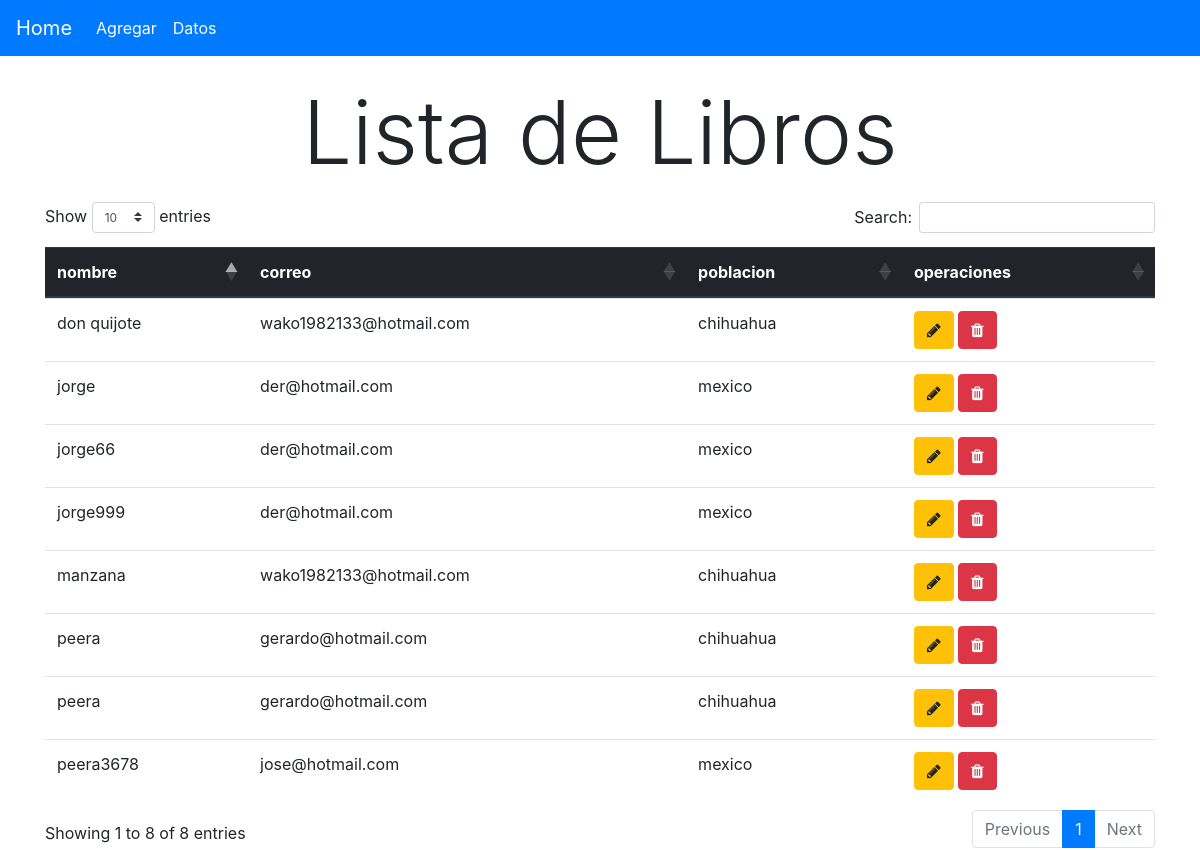
The app's page /listar/ with its own data.
### blog/models.py (models this page shows, shortened)
class Libro(models.Model):
    nombre=models.CharField(max_length=100)
    correo=models.EmailField()
    poblacion=models.CharField(max_length=100)
    class Meta:
        verbose_name_plural = 'Libros'

### blog/views.py (the view)
# urls.py: path('listar/',views.listar,name='listar'),
def listar(request):
    lib = Libro.objects.all()
    data={
        'lib':lib
    }
    return render(request,'listar.html',data)

### blog/templates/listar.html (shortened to what this page needs)
{% load static %}
<!doctype html>
<html lang="en">
  <head>
    <link rel="stylesheet" href="https://stackpath.bootstrapcdn.com/bootstrap/4.5.0/css/bootstrap.min.css">
    <link href="https://stackpath.bootstrapcdn.com/font-awesome/4.7.0/css/font-awesome.min.css" rel="stylesheet">
    <link rel="stylesheet" href="https://cdnjs.cloudflare.com/ajax/libs/twitter-bootstrap/4.1.3/css/bootstrap.css">
    <link rel="stylesheet" href="https://cdn.datatables.net/1.10.21/css/dataTables.bootstrap4.min.css">
  </head>
  <body>
    <nav class="navbar navbar-expand-lg navbar-light bg-primary">
      <a class="navbar-brand text-white" href="{% url 'index'%}">Home</a>
      <div class="collapse navbar-collapse" id="navbarNav">
        <ul class="navbar-nav ">
          <li class="nav-item">
            <a class="nav-link text-white " href="{% url 'nuevo'%}">Agregar</a>
          </li>
          <li class="nav-item">
            <a class="nav-link text-white" href="{% url 'listar'%}">Datos</a>
          </li>
        </ul>
      </div>
    </nav>
      <div class="container">
        <h1 class="mt-4 mb-3 text-center display-2">Lista de Libros</h1>
        <table class="table" id="example">
            <thead class="thead-dark">
                <tr>
                    <th>nombre</th>
                    <th>correo</th>
                    <th>poblacion</th>
                    <th>operaciones</th>
                </tr>
            </thead>
            <tbody>
                {% for i in lib %}
                <tr>
                    <td>{{i.nombre}}</td>
                    <td>{{i.correo}}</td>
                    <td>{{i.poblacion}}</td>
                    <td>
                        <a class="btn btn-warning" href="#" onclick="editarelemento({{i.id}})">
                            <i class="fa fa-pencil"></i>
                        </a>
                        <a class="btn btn-danger" href="#" onclick="confirmareliminacion({{i.id}})">
                          <i class="fa fa-trash"></i>
                      </a>
                    </td>
                </tr>
                {% endfor %}
            </tbody>
        </table>
      </div>
  </body>
</html>

### records on screen
Libro: nombre "peera3678", correo "jose@hotmail.com", poblacion "mexico"
Libro: nombre "jorge", correo "der@hotmail.com", poblacion "mexico"
Libro: nombre "jorge999", correo "der@hotmail.com", poblacion "mexico"
Libro: nombre "jorge66", correo "der@hotmail.com", poblacion "mexico"
Libro: nombre "peera", correo "gerardo@hotmail.com", poblacion "chihuahua"
Libro: nombre "manzana", correo "wako1982133@hotmail.com", poblacion "chihuahua"
Libro: nombre "peera", correo "gerardo@hotmail.com", poblacion "chihuahua"
Libro: nombre "don quijote", correo "wako1982133@hotmail.com", poblacion "chihuahua"
